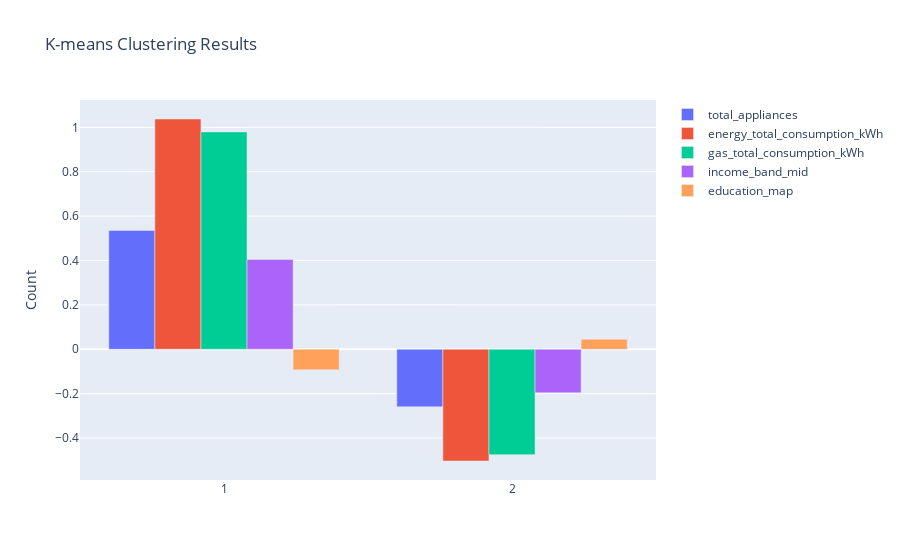

The code cell stored with this chart in its notebook:
### Code cell
# Use 2 clusters for visualizations, as this is optimal value for silhouette score

# recalculate the model for two clusters
kmeans = KMeans(n_clusters=best_clusters, n_init='auto', max_iter=300, random_state=42)
kmeans_cluster_model = kmeans.fit(dataset_scaled)
km_clusters = kmeans.labels_
centroids = kmeans.cluster_centers_.T

# Plot the centroids for the clusters
centroids_df = pd.DataFrame(centroids.T, columns=dataset_scaled.columns)
clusters = [1, 2]

fig = go.Figure()
for column in centroids_df.columns:
    fig.add_trace(go.Bar(x=clusters, y=centroids_df[column], name=column))

fig.update_layout(yaxis_title='Count', barmode='group', title='K-means Clustering Results')
fig.show()

### Figure 1 — Plotly figure (JSON) as saved in the notebook; plotly's stock layout.template omitted (floating-point values rounded to 4 significant figures)
{"data": [{"name": "total_appliances", "type": "bar", "x": [1, 2], "y": [0.535, -0.2597]}, {"name": "energy_total_consumption_kWh", "type": "bar", "x": [1, 2], "y": [1.037, -0.5036]}, {"name": "gas_total_consumption_kWh", "type": "bar", "x": [1, 2], "y": [0.9793, -0.4753]}, {"name": "income_band_mid", "type": "bar", "x": [1, 2], "y": [0.4047, -0.1964]}, {"name": "education_map", "type": "bar", "x": [1, 2], "y": [-0.09277, 0.04503]}], "layout": {"barmode": "group", "title": {"text": "K-means Clustering Results"}, "yaxis": {"title": {"text": "Count"}}}}
